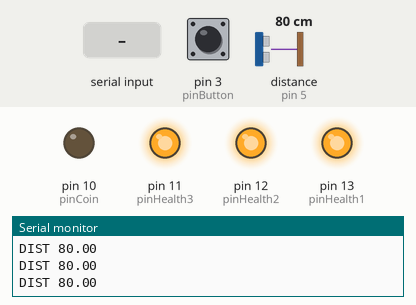
The sketch below on a simulated Arduino Uno, built with avr-gcc and run on an emulated ATmega328P. Shown: output pins drawn as LEDs (lit = HIGH), the last lines printed to the serial monitor. Wiring (inferred from the names in the program): ultrasonic range finder: trigger pin 6; echo pin 5. The test bench sets the inputs (shaded band); at power-on: pin 3 (pinButton) HIGH, distance to the obstacle (sensor on pin 5) 80 cm. The echo pulse lasts 58.3 µs per cm; pins used as bus, display or sensor lines are not drawn.

Above: at 1.2 s.
1.3 s: "COIN\n" received over Serial
At 1.43 s:
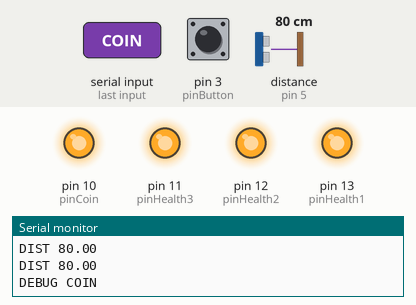
3.0 s: "2\n" received over Serial
At 4.2 s:
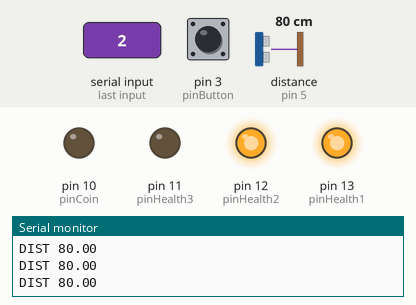
4.5 s: "1\n" received over Serial
At 5.6 s:
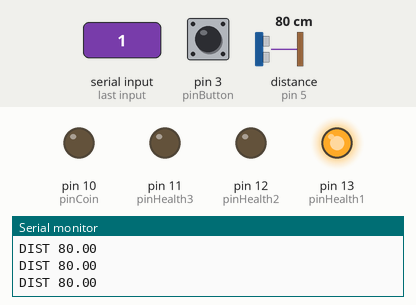
6.0 s: "0\n" received over Serial
At 6.9 s:
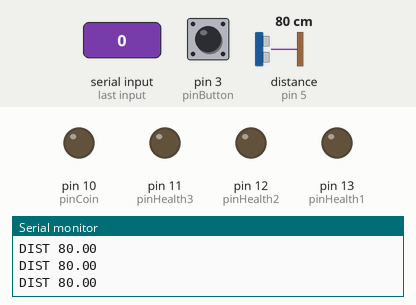
9.1 s: "COIN\n" received over Serial
At 9.27 s:
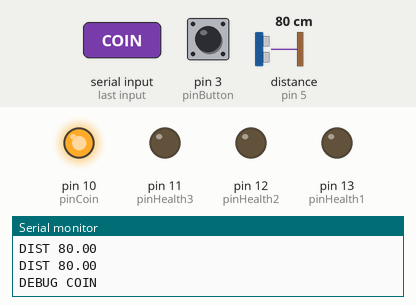
Timing chart, 0 to 11.9 s (numbered marks = the images above; inputs shaded):
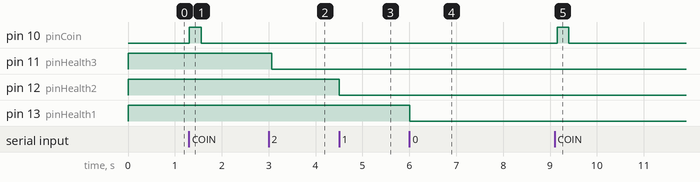

Measured:
- after the input at 1.3 s, pin 10 (pinCoin): LOW → HIGH at once, → LOW 0.25 s later
- after the input at 3.0 s, pin 11 (pinHealth3): HIGH → LOW after 0.07 s
- after the input at 4.5 s, pin 12 (pinHealth2): HIGH → LOW at once
- after the input at 6.0 s, pin 13 (pinHealth1): HIGH → LOW at once
- after the input at 9.1 s, pin 10 (pinCoin): LOW → HIGH after 0.05 s, → LOW 0.25 s later

The sketch:

platformer.ino
```cpp
// LEDS
int pinHealth1 = 13;
int pinHealth2 = 12;
int pinHealth3 = 11;
int pinCoin = 10;
// BUTTON
int pinButton = 3;
int buttonValue;
// HRSR04
int pinTrigger = 6;
int pinEcho = 5;
unsigned long echoValue;
float distcm;

String dist = "DIST ";
String debug = "DEBUG ";

void setup()
{
  Serial.begin(115200);

  // set up leds
  pinMode(pinHealth1, OUTPUT);
  pinMode(pinHealth2, OUTPUT);
  pinMode(pinHealth3, OUTPUT);
  pinMode(pinCoin, OUTPUT);
  digitalWrite(pinHealth1, HIGH);
  digitalWrite(pinHealth2, HIGH);
  digitalWrite(pinHealth3, HIGH);
  digitalWrite(pinCoin, LOW);

  // set up button
  pinMode(pinButton, INPUT_PULLUP);

  //set up sr04
  pinMode(pinTrigger, OUTPUT);
  pinMode(pinEcho, INPUT);

  while (!Serial.availableForWrite());
}

void loop()
{
  // Button logic
  buttonValue = digitalRead(pinButton);
  if (buttonValue == LOW) {
  	Serial.println("JUMP");
  }

  // HRSR04 logic
  digitalWrite(pinTrigger, HIGH);
  delayMicroseconds(10);
  digitalWrite(pinTrigger, LOW);
  echoValue = pulseIn(pinEcho, HIGH);
  distcm = echoValue/58;
  Serial.println(dist + distcm);
  delay(60);

  // Input logic
  if (Serial.available() > 0) {
    String message = Serial.readStringUntil('\n');
    Serial.println(debug + message);
    if (message == "COIN") {
      digitalWrite(pinCoin, HIGH);
      delay(250);
      digitalWrite(pinCoin, LOW);
    }
    if (message == "2") {
      digitalWrite(pinHealth3, LOW);
    }
    if (message == "1") {
      digitalWrite(pinHealth2, LOW);
    }
    if (message == "0") {
      digitalWrite(pinHealth1, LOW);
    }
  }
}
```
